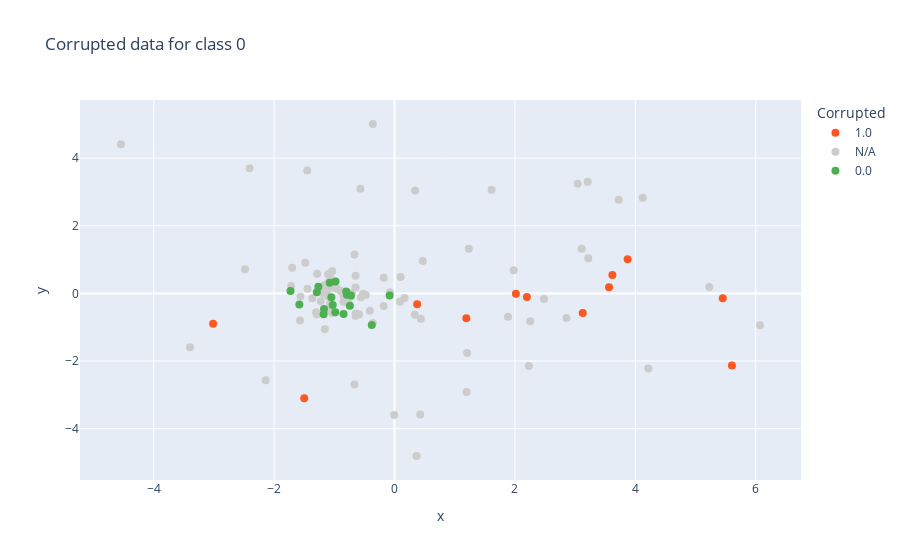
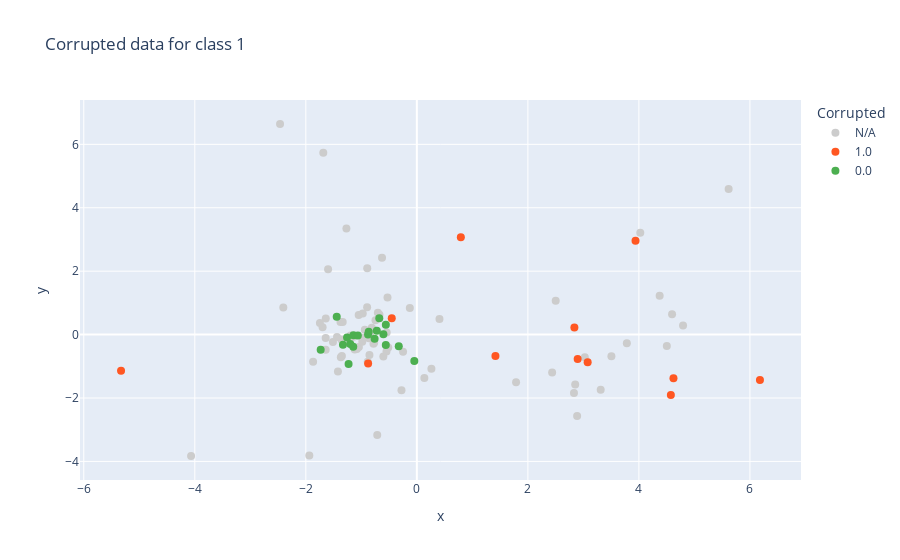
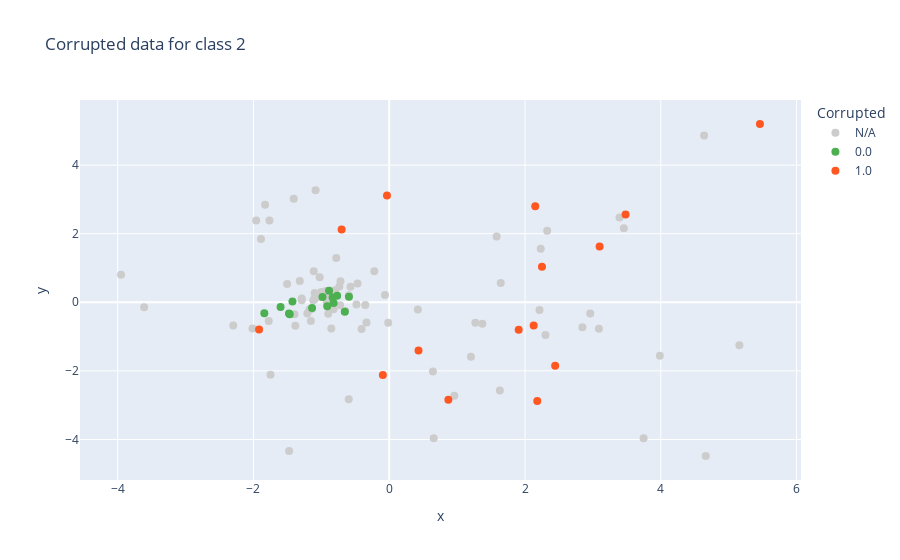

Notebook source saved alongside these figures, in order:
### Markdown cell above
We can notice that some classes, for example 1 and 9, are visually separated in the current projection.

Let's look at a few classes individually.

### Code cell
# Let's look at classes
for class_label in range(3):
    vis_PCA(train_data[train_data['Class'] == class_label].fillna('N/A'), 'Corrupted', None, f'Corrupted data for class {class_label}')

### Figure 1 — Plotly figure (JSON) as saved in the notebook; plotly's stock layout.template omitted (floating-point values rounded to 4 significant figures)
{"data": [{"hovertemplate": "Corrupted=1.0<br>x=%{x}<br>y=%{y}<extra></extra>", "legendgroup": "1.0", "marker": {"color": "#FF5722", "size": 8, "symbol": "circle"}, "mode": "markers", "name": "1.0", "orientation": "v", "showlegend": true, "type": "scatter", "x": [2.016, 0.3763, 3.563, 2.198, 3.872, -3.013, 5.452, 1.193, -1.5, 3.127, 5.604, 3.619], "xaxis": "x", "y": [-0.01187, -0.3229, 0.1789, -0.1027, 1.011, -0.8947, -0.1428, -0.7334, -3.099, -0.5823, -2.134, 0.5424], "yaxis": "y"}, {"hovertemplate": "Corrupted=N/A<br>x=%{x}<br>y=%{y}<extra></extra>", "legendgroup": "N/A", "marker": {"color": "#CCCCCC", "size": 8, "symbol": "circle"}, "mode": "markers", "name": "N/A", "orientation": "v", "showlegend": true, "type": "scatter", "x": [-0.848, -2.138, 1.235, -0.6438, -1.156, -1.184, 2.231, -0.4096, 4.122, 0.1668, -0.9962, 3.218, -0.6461, -1.445, 0.338, -0.879, -1.483, 2.483, -1.048, -1.225, -0.36, 4.217, 6.07, 3.043, 1.613, 0.1017, 0.4377, -1.163, -0.7606, 0.3434, 3.108, -0.4769, -1.032, -1.103, -0.5653, -0.5571, -1.562, 1.885, -0.9005, 5.228, -0.1779, 0.3663, -1.699, -1.068, -1.035, -1.57, 0.4271, 3.21, -1.365, -0.6651, -0.957, -0.1806, -0.6637, -0.7102, -1.449, -1.201, -0.7994, -2.483, -0.7228, 2.857, -0.5902, -1.109, 0.4698, -0.6481, 1.198, -0.8105, -1.202, -0.0768, -0.006165, -0.6473, -0.8463, 0.09236, -1.075, 1.206, -0.5228, -1.291, -4.542, -1.286, -1.073, -0.3602, -1.096, 3.724, -3.395, -1.302, -1.717, -1.104, 2.252, -2.407, 1.979], "xaxis": "x", "y": [-0.2476, -2.565, 1.322, -0.5976, -1.058, -0.01019, -2.146, -0.5154, 2.826, -0.1393, 0.1641, 1.041, 0.526, 0.1357, -0.632, 0.05931, 0.9091, -0.1673, -0.5266, -0.2313, 5.01, -2.222, -0.9446, 3.24, 3.065, 0.4862, -0.7462, 0.2485, -0.3024, 3.044, 1.324, -0.04899, -0.58, 0.5634, 3.097, -0.1125, -0.08805, -0.6868, 0.07574, 0.189, 0.4635, -4.808, 0.7595, -0.3014, 0.6533, -0.8032, -3.582, 3.304, -0.1411, 1.15, 0.1353, -0.3747, -2.693, 0.007429, 3.638, 0.184, 0.03686, 0.7114, -0.08859, -0.7294, -0.6215, 0.1175, 0.9595, 0.1785, -2.919, -0.1856, 0.1395, 0.03072, -3.592, -0.6619, -0.07984, -0.2502, 0.5137, -1.763, -0.01225, -0.622, 4.41, 0.5789, -0.4942, -0.8768, 0.3259, 2.768, -1.595, -0.5574, 0.2157, -0.08541, -0.8267, 3.704, 0.6818], "yaxis": "y"}, {"hovertemplate": "Corrupted=0.0<br>x=%{x}<br>y=%{y}<extra></extra>", "legendgroup": "0.0", "marker": {"color": "#4CAF50", "size": 8, "symbol": "circle"}, "mode": "markers", "name": "0.0", "orientation": "v", "showlegend": true, "type": "scatter", "x": [-1.171, -1.177, -0.7416, -0.7242, -0.7906, -1.049, -0.9836, -0.8462, -1.581, -1.727, -0.3776, -1.265, -0.08098, -0.98, -1.026, -1.29, -1.075, -0.8026], "xaxis": "x", "y": [-0.4573, -0.618, -0.3656, -0.06469, -0.03823, -0.1158, -0.5595, -0.609, -0.3249, 0.07332, -0.9351, 0.1967, -0.06392, 0.3526, -0.343, 0.03236, 0.3163, 0.05409], "yaxis": "y"}], "layout": {"legend": {"title": {"text": "Corrupted"}, "tracegroupgap": 0}, "title": {"text": "Corrupted data for class 0"}, "xaxis": {"anchor": "y", "domain": [0, 1], "title": {"text": "x"}}, "yaxis": {"anchor": "x", "domain": [0, 1], "title": {"text": "y"}}}}

### Figure 2 — Plotly figure (JSON) as saved in the notebook; plotly's stock layout.template omitted (floating-point values rounded to 4 significant figures)
{"data": [{"hovertemplate": "Corrupted=N/A<br>x=%{x}<br>y=%{y}<extra></extra>", "legendgroup": "N/A", "marker": {"color": "#CCCCCC", "size": 8, "symbol": "circle"}, "mode": "markers", "name": "N/A", "orientation": "v", "showlegend": true, "type": "scatter", "x": [3.312, -0.2769, 0.1351, -0.8853, 3.505, -1.422, -1.746, -1.37, -1.869, -2.405, -1.511, -0.5146, -0.7447, 0.4074, 3.783, -1.359, 2.853, 2.501, -0.5434, 5.616, -0.1263, 1.787, -0.5473, -1.044, -0.8632, -1.641, -0.9774, -1.119, -1.643, -4.067, -0.2485, -0.8537, -0.9833, 4.503, -1.269, -0.7873, -2.464, -1.698, 2.83, -1.351, -0.6036, -1.081, -1.048, 2.437, -0.9372, -1.141, -1.211, -0.5289, -1.376, 4.598, -1.336, -1.685, -0.7811, -0.8115, -0.8938, -0.6273, 4.374, 4.025, -1.642, -0.7137, -1.195, -0.7023, 2.887, -0.8419, -0.673, 0.2622, -1.937, -0.8956, -1.438, -0.9749, -1.599, -0.7683, 4.795, 3.025], "xaxis": "x", "y": [-1.743, -1.754, -1.368, -0.8573, -0.6803, -1.164, 0.3667, -0.7181, -0.8569, 0.8508, -0.2356, -0.4053, 0.4556, 0.4919, -0.2735, -0.1515, -1.574, 1.071, 0.06527, 4.59, 0.8423, -1.505, -0.5363, -0.3911, -0.1165, 0.5113, -0.09557, -0.4682, -0.4781, -3.829, -0.5422, -0.6409, -0.2276, -0.3559, 3.344, 0.1613, 6.642, 0.2291, -1.841, -0.6769, -0.6916, -0.4549, 0.6179, -1.199, 0.1545, -0.06492, -0.1548, 1.169, 0.3942, 0.6454, 0.3947, 5.736, -0.285, 0.2129, 2.09, 2.424, 1.227, 3.215, -0.1082, -3.169, -0.02843, 0.6922, -2.565, -0.03881, 0.6232, -1.078, -3.811, 0.8608, -0.07657, 0.6674, 2.059, -0.2484, 0.2872, -0.7152], "yaxis": "y"}, {"hovertemplate": "Corrupted=1.0<br>x=%{x}<br>y=%{y}<extra></extra>", "legendgroup": "1.0", "marker": {"color": "#FF5722", "size": 8, "symbol": "circle"}, "mode": "markers", "name": "1.0", "orientation": "v", "showlegend": true, "type": "scatter", "x": [3.939, 0.7924, 4.623, 6.181, 3.077, 2.838, 1.416, 2.897, -0.4521, 4.576, -0.8779, -5.329], "xaxis": "x", "y": [2.96, 3.067, -1.376, -1.435, -0.8725, 0.2244, -0.6747, -0.7712, 0.5118, -1.902, -0.9125, -1.14], "yaxis": "y"}, {"hovertemplate": "Corrupted=0.0<br>x=%{x}<br>y=%{y}<extra></extra>", "legendgroup": "0.0", "marker": {"color": "#4CAF50", "size": 8, "symbol": "circle"}, "mode": "markers", "name": "0.0", "orientation": "v", "showlegend": true, "type": "scatter", "x": [-0.5592, -0.6026, -1.23, -1.733, -1.199, -0.8794, -0.6769, -1.257, -1.143, -1.063, -0.7211, -1.146, -1.443, -0.7613, -0.3259, -0.867, -0.5586, -0.0458, -1.331], "xaxis": "x", "y": [-0.3244, 0.007618, -0.929, -0.4796, -0.2966, 0.004535, 0.5126, -0.09328, -0.02207, -0.02801, 0.1191, -0.3853, 0.5616, -0.1327, -0.366, 0.09215, 0.3111, -0.8325, -0.317], "yaxis": "y"}], "layout": {"legend": {"title": {"text": "Corrupted"}, "tracegroupgap": 0}, "title": {"text": "Corrupted data for class 1"}, "xaxis": {"anchor": "y", "domain": [0, 1], "title": {"text": "x"}}, "yaxis": {"anchor": "x", "domain": [0, 1], "title": {"text": "y"}}}}

### Figure 3 — Plotly figure (JSON) as saved in the notebook; plotly's stock layout.template omitted (floating-point values rounded to 4 significant figures)
{"data": [{"hovertemplate": "Corrupted=N/A<br>x=%{x}<br>y=%{y}<extra></extra>", "legendgroup": "N/A", "marker": {"color": "#CCCCCC", "size": 8, "symbol": "circle"}, "mode": "markers", "name": "N/A", "orientation": "v", "showlegend": true, "type": "scatter", "x": [-1.289, 1.268, -1.025, -0.8536, 0.6435, -1.775, 1.372, -0.571, 1.629, -0.82, 2.301, 4.663, -0.7342, -1.828, -0.6494, -1.889, -0.825, -0.7233, -1.407, 2.961, 5.157, 1.203, -1.395, -0.5962, -0.0151, -0.2199, 3.392, -1.288, -1.207, -1.749, 4.637, -0.9038, -0.3348, -0.914, 1.643, -1.475, -1.088, -1.318, 2.232, -0.4677, -2.298, -0.06277, -1.119, -1.1, 0.6551, 2.213, -1.504, 3.089, 0.4217, -0.9205, -0.8662, 3.986, -0.8994, -0.4078, -0.353, -1.099, -1.959, -0.9304, 0.9579, -1.154, 1.583, 3.747, 2.845, -1.174, -1.112, -1.025, -1.085, 3.455, -1.764, -1.383, -0.7977, -2.014, 2.326, -3.61, -0.5944, -1.003, -1.169, -0.7995, -0.4831, -0.7804, -0.7177, -3.95, -1.143], "xaxis": "x", "y": [0.1126, -0.5981, 0.7291, -0.767, -2.017, -0.5497, -0.6229, 0.4523, -2.57, -0.2007, -0.9544, -4.483, 0.4624, 2.845, -0.2529, 1.846, 0.1437, -0.08652, 3.017, -0.3258, -1.256, -1.589, -0.3526, -2.827, -0.5939, 0.9061, 2.47, 0.05845, -0.3255, -2.114, 4.866, 0.1905, -0.5914, -0.04973, 0.5639, -4.339, 0.1524, 0.6234, 1.557, 0.5476, -0.6771, 0.215, 0.05679, 0.08927, -3.966, -0.2243, 0.5339, -0.7698, -0.2113, -0.0007726, -0.1303, -1.557, -0.3377, -0.7767, -0.07899, 0.2673, 2.387, 0.3319, -2.728, -0.5468, 1.92, -3.962, -0.7302, -0.2134, 0.9045, 0.1625, 3.265, 2.161, 2.383, -0.6828, 0.3515, -0.7654, 2.087, -0.1481, 0.2017, 0.2967, -0.2102, 0.2325, -0.06561, 1.292, 0.6097, 0.8058, -0.1942], "yaxis": "y"}, {"hovertemplate": "Corrupted=0.0<br>x=%{x}<br>y=%{y}<extra></extra>", "legendgroup": "0.0", "marker": {"color": "#4CAF50", "size": 8, "symbol": "circle"}, "mode": "markers", "name": "0.0", "orientation": "v", "showlegend": true, "type": "scatter", "x": [-0.5937, -0.8188, -1.137, -1.84, -0.9126, -1.476, -1.466, -0.6548, -0.7666, -1.601, -0.8867, -0.983, -1.425, -0.8336], "xaxis": "x", "y": [0.1627, -0.02395, -0.1668, -0.3189, -0.1167, -0.3261, -0.3462, -0.2734, 0.1875, -0.1415, 0.3365, 0.1506, 0.02459, 0.1361], "yaxis": "y"}, {"hovertemplate": "Corrupted=1.0<br>x=%{x}<br>y=%{y}<extra></extra>", "legendgroup": "1.0", "marker": {"color": "#FF5722", "size": 8, "symbol": "circle"}, "mode": "markers", "name": "1.0", "orientation": "v", "showlegend": true, "type": "scatter", "x": [3.481, 2.25, -1.917, 0.871, 2.151, -0.09378, 5.46, 2.444, 2.181, 3.099, -0.03333, 2.127, 1.907, -0.7016, 0.4313], "xaxis": "x", "y": [2.56, 1.034, -0.7955, -2.846, 2.797, -2.123, 5.198, -1.851, -2.877, 1.625, 3.11, -0.677, -0.8029, 2.118, -1.409], "yaxis": "y"}], "layout": {"legend": {"title": {"text": "Corrupted"}, "tracegroupgap": 0}, "title": {"text": "Corrupted data for class 2"}, "xaxis": {"anchor": "y", "domain": [0, 1], "title": {"text": "x"}}, "yaxis": {"anchor": "x", "domain": [0, 1], "title": {"text": "y"}}}}
